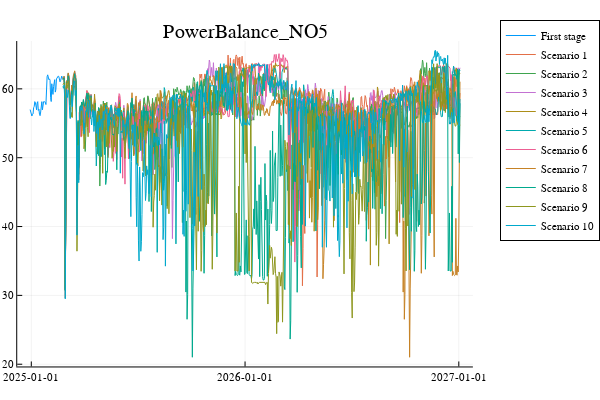
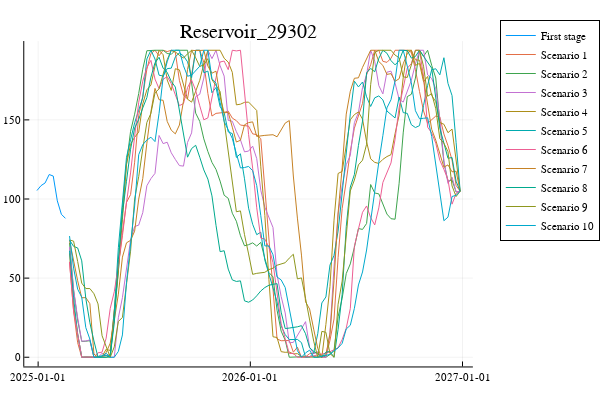
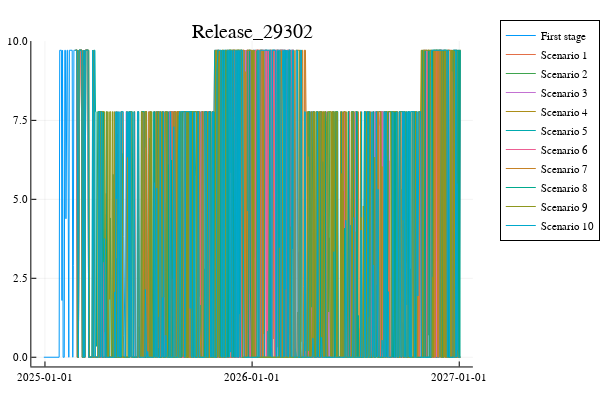

Notebook code for these charts, in order:
### Code cell
concept = BALANCE_CONCEPT
instance = "PowerBalance_NO5"
id = Id(concept, instance)

plot_price(prob, id, t)

concept = STORAGE_CONCEPT
instance = "Reservoir_29302"
id = Id(concept, instance)

plot_var(prob, id, datayear)

concept = FLOW_CONCEPT
instance = "Release_29302"
id = Id(concept, instance)

plot_var(prob, id, datayear)
